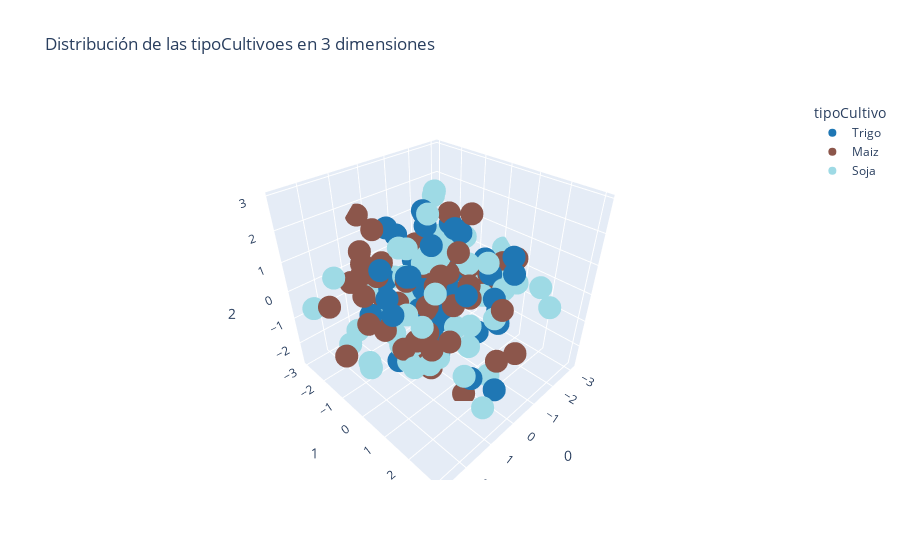

Notebook code cell kept with this figure:
### Code cell
fig = px.scatter_3d(pca_features, x=0, y=1, z=2,
              color=pca_filtrado["tipoCultivo"],  labels={'color': 'tipoCultivo'},
              color_discrete_map=tipoCultivo_color_map,
              title="Distribución de las tipoCultivoes en 3 dimensiones")
fig.show()
